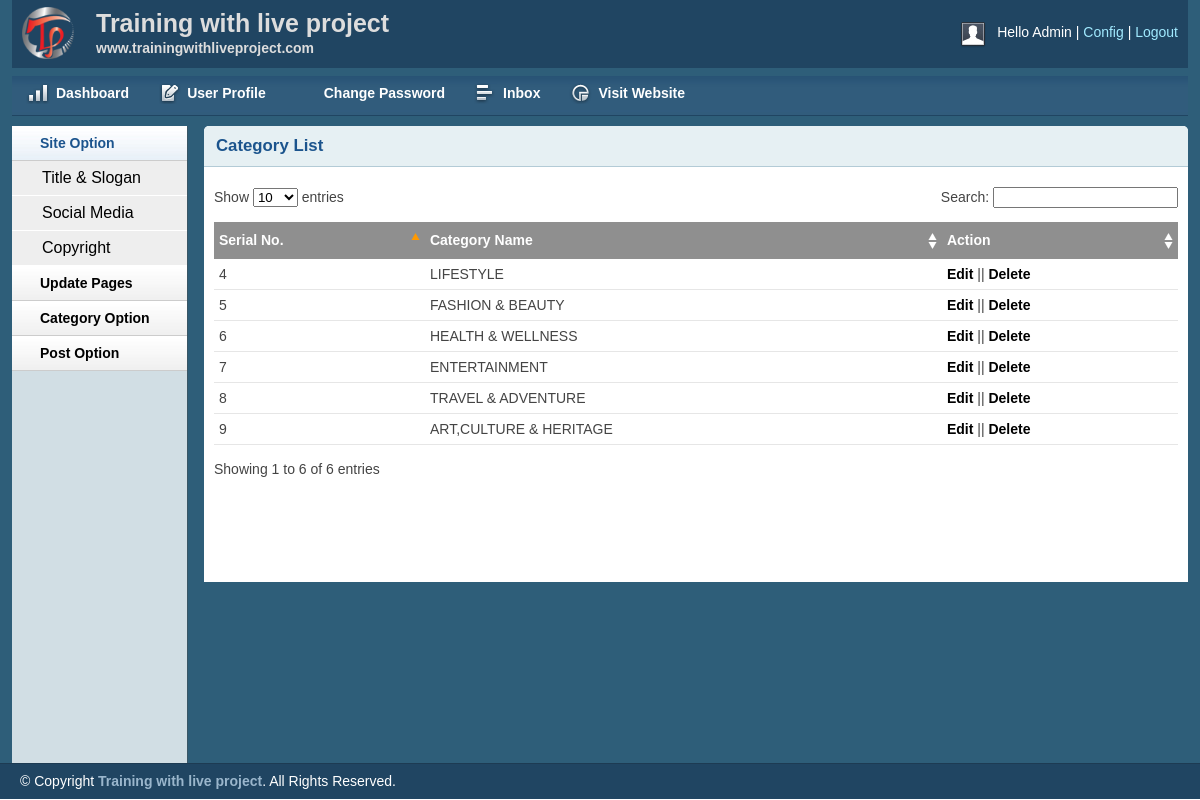
The app's page /admin/catlist.php with its own data.
### tables this page shows
CREATE TABLE `categories` (
  `catid` int(11) NOT NULL,
  `catname` varchar(100) NOT NULL
);

### admin/catlist.php (the view, shortened to what this page needs)
<?php
include('../connections/connections.php');
?>
<!DOCTYPE html>
<html>
<head>
    <link rel="stylesheet" type="text/css" href="css/reset.css" media="screen" />
    <link rel="stylesheet" type="text/css" href="css/text.css" media="screen" />
    <link rel="stylesheet" type="text/css" href="css/grid.css" media="screen" />
    <link rel="stylesheet" type="text/css" href="css/layout.css" media="screen" />
    <link rel="stylesheet" type="text/css" href="css/nav.css" media="screen" />
    <link href="css/table/demo_page.css" rel="stylesheet" type="text/css" />
</head>
<body>
    <div class="container_12">
        <div class="grid_12 header-repeat">
            <div id="branding">
                 <div class="floatleft logo">
                    <img src="img/livelogo.png" alt="Logo" />
				</div>
				<div class="floatleft middle">
					<h1>Training with live project</h1>
					<p>www.trainingwithliveproject.com</p>
				</div>
                <div class="floatright">
                    <div class="floatleft">
                        <img src="img/img-profile.jpg" alt="Profile Pic" /></div>
                    <div class="floatleft marginleft10">
                        <ul class="inline-ul floatleft">
                            <li>Hello Admin</li>
                            <li><a href="#">Config</a></li>
                            <li><a href="#">Logout</a></li>
                        </ul>
                    </div>
                </div>
            </div>
        </div>
        <div class="grid_12">
             <ul class="nav main">
                <li class="ic-dashboard"><a href="index.html"><span>Dashboard</span></a> </li>
                <li class="ic-form-style"><a href=""><span>User Profile</span></a></li>
				<li class="ic-typography"><a href="changepassword.html"><span>Change Password</span></a></li>
				<li class="ic-grid-tables"><a href="inbox.html"><span>Inbox</span></a></li>
                <li class="ic-charts"><a href="postlist.html"><span>Visit Website</span></a></li>
            </ul>
        </div>
           <div class="grid_2">
            <div class="box sidemenu">
                <div class="block" id="section-menu">
                    <ul class="section menu">
                        <li><a class="menuitem">Site Option</a>
                            <ul class="submenu">
                                <li><a href="titleslogan.html">Title & Slogan</a></li>
                                <li><a href="social.html">Social Media</a></li>
                                <li><a href="copyright.html">Copyright</a></li>
                            </ul>
                        </li>
                         <li><a class="menuitem">Update Pages</a>
                        </li>
                        <li><a class="menuitem">Category Option</a>
                        </li>
                        <li><a class="menuitem">Post Option</a>
                        </li>
                    </ul>
                </div>
            </div>
        </div>
        <div class="grid_10">
            <div class="box round first grid">
                <h2>Category List</h2>
                <div class="block">
                    <table class="data display datatable" id="example">
					<thead>
						<tr>
							<th>Serial No.</th>
							<th>Category Name</th>
							<th>Action</th>
						</tr>
					</thead>
					<tbody>
                        <?php
                        $query = "SELECT * FROM categories";
                        $result = mysqli_query($connect,$query);
                        while($rows = mysqli_fetch_array($result,MYSQL_ASSOC))
                        {
                       $cid   = $rows['catid'];
                      $cname = $rows['catname'];
                   ?>
                    <tr>
                            <td><?php echo $cid;?></td>
                            <td><?php echo $cname;?></td>
                            <td><a href="">Edit</a> || <a href="catdelete.php"  onclick="return confirm('Are you sure you want to delete this category?');">Delete</a></td>
                        </tr>
                    <?php } ?>
					</tbody>
				</table>
               </div>
            </div>
        </div>
    </div>
    <div id="site_info">
       <p>
         &copy; Copyright <a href="http://trainingwithliveproject.com">Training with live project</a>. All Rights Reserved.
        </p>
    </div>
</body>
</html>

### admin/css/layout.css (style rules this page uses)
body { background: #fff none repeat scroll 0 0; color: #444; font-size: 14px; padding: 0; }
.floatleft { float:left; }
.logo img { margin-top: -15px; width: 52px; }
.middle { margin-left: 22px; margin-top: -14px; }
.middle h1 { color:#ddd;margin:0 }
.middle p { color: #ddd; margin: 0; font-weight: bold; }
.floatright { float:right; }
.inline-ul li { display:inline; color:#fff; }
.marginleft10 { margin-left:10px; }
a { color: #000; font-weight:bold; text-decoration: none; }
.container_12, .container_16 { background:#2E5E79; }
h1, h2, h3, h4, h5, h6 { line-height:1.2em; margin-bottom:.3em; }
h2 { margin-top:1em; }
#branding { font-weight: normal; margin-bottom: 0; padding: 22px 10px 3px; text-align: left; }
.header-repeat { background:url(../img/header-repeat.jpg) repeat-x; }
#branding a { color:#A1EAFF; font-weight:normal; }
#branding a:before { content:" | "; color:#fff; }
#branding ul, #branding ul li { margin:0px; padding:0px; }
#branding li { padding:0px 0px 0px 0px !important; }
.box { background:#fff; margin-bottom:20px; padding:10px 10px 10px 10px; margin-left:-8px; }
.box.grid { padding-bottom:40px; }
.box.round { -moz-border-radius: 5px 5px 0px 0px; -webkit-border-radius: 5px 5px 0px 0px; border-radius: 5px 5px 0px 0px; }
.box h2 { font-size:1.2em; font-weight:bold; color:#1B548D; background:#E6F0F3; margin:-10px -10px 0 -10px; padding:10px 12px; border-bottom:1px solid #B3CBD6; -moz-border-radius: 5px 5px 0px 0px; -webkit-border-radius: 5px 5px 0px 0px; border-radius: 5px 5px 0px 0px; }
.box.first { min-height: 406px; }
.block { padding-top:20px; }
.box.sidemenu { background-color:#D1DEE4; border-right:1px solid #3A5665; padding:0px; margin:0px; cursor:pointer; }
.box.sidemenu .block { padding-top:0px; margin-top:0px; }
p { margin-bottom:1em; }
ul, ol { padding-top:0; }
ul.menu { list-style:none; border-top:1px solid #bbb; }
ul.menu li { margin:0; }
ul.menu li a { display:block; padding:4px 10px; border-bottom:1px solid #ccc; }
ul.menu ul { list-style:none; margin:0; }
ul.menu ul li a { padding-left:30px; }
ul.section { border-top:0; margin-bottom:0; }
ul.section li a { background:url(../img/sidemenu-repeat.jpg) repeat-x; line-height:26px; padding-left:28px; }
ul.section li li a { background:#ddd; border-bottom:1px solid #eee; }
ul.section ul li { text-transform:none; }
ul.section ul.current li a { background: #eee none repeat scroll 0 0; border-bottom: 1px solid #fff; font-size: 16px; font-weight: normal; }
ul.section li a.current { color:#1B548D; background:url(../img/sidemenu-repeat-hover.jpg) repeat-x; }
#site_info { color:#fff; background:#204562; border-top:1px solid #1d3b53; padding-left:20px; }
#site_info p { line-height:35px; margin-bottom:0px; }
#site_info a { color:#9ab6cc; }
.block { padding-bottom:1px; }
table.display { margin: 0 auto; clear: both; width: 100%; }
.sorting_asc { background: #8f8f8f url(../img/table/sort_asc.png) no-repeat center right; padding:8px 5px; text-align:left; color:#fff; }
.sorting { background:#8f8f8f url(../img/table/sort_both.png) no-repeat center right; padding:8px 5px; text-align:left; color:#fff; }
tr.odd { height: 30px; line-height: 30px; border-bottom:1px solid #e6e6e6; }
tr.even { height: 30px; line-height: 30px; border-bottom:1px solid #e6e6e6; }
tr.odd td, tr.even td { padding-left:5px; }

### records on screen
categories: catid "4", catname "LIFESTYLE"
categories: catid "5", catname "FASHION & BEAUTY"
categories: catid "6", catname "HEALTH & WELLNESS"
categories: catid "7", catname "ENTERTAINMENT"
categories: catid "8", catname "TRAVEL & ADVENTURE"
categories: catid "9", catname "ART,CULTURE & HERITAGE"
